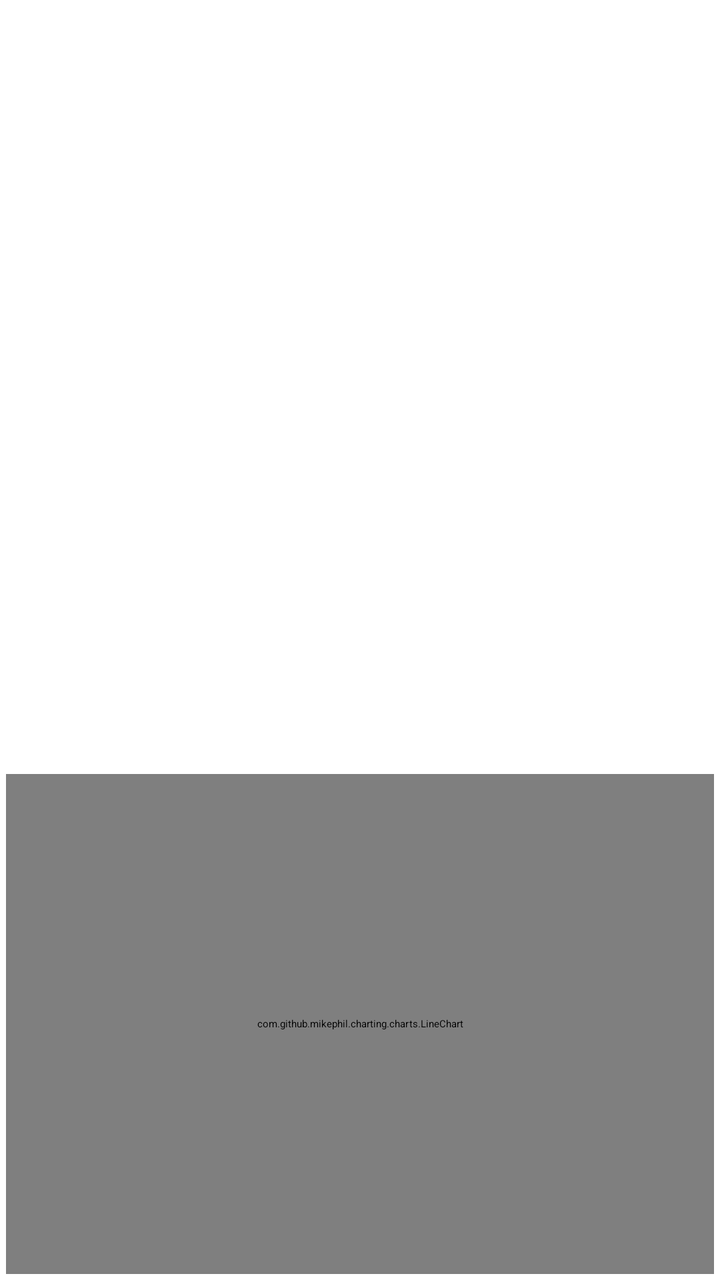
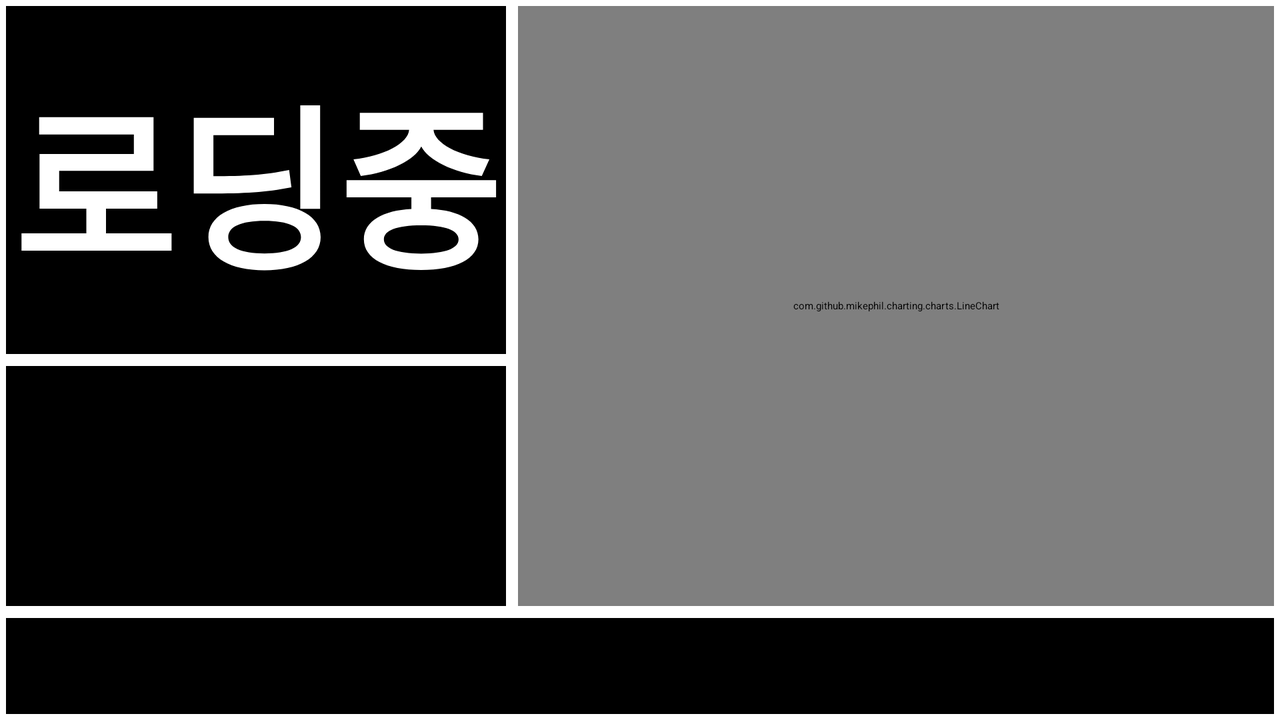

The same Android screen from two of the app's own layout files: first res/layout/ as a phone draws it, then the repository's variant for another configuration, drawn on a device whose configuration selects that folder. Both files follow.
<!-- AndroidManifest.xml: application theme Theme.NightViewer -->
<!-- res/layout/multiview_screen.xml -->
<?xml version="1.0" encoding="utf-8"?>
<androidx.constraintlayout.widget.ConstraintLayout xmlns:android="http://schemas.android.com/apk/res/android"
    xmlns:app="http://schemas.android.com/apk/res-auto"
    android:id="@+id/mainlayout1"
    android:layout_width="match_parent"
    android:layout_height="match_parent"
    android:background="?attr/fullscreenBackgroundColor"
    android:theme="@style/ThemeOverlay.NightViewer.FullscreenContainer"
    android:resizeableActivity="true">

    <androidx.constraintlayout.widget.Guideline
        android:id="@+id/guideline"
        android:layout_width="wrap_content"
        android:layout_height="wrap_content"
        android:orientation="horizontal"
        app:layout_constraintGuide_percent="0.0" />

    
    <androidx.constraintlayout.widget.Guideline
        android:id="@+id/guideline1"
        android:layout_width="wrap_content"
        android:layout_height="wrap_content"
        android:orientation="horizontal"
        app:layout_constraintGuide_percent="0.3" />

    
    <androidx.constraintlayout.widget.Guideline
        android:id="@+id/guideline2"
        android:layout_width="wrap_content"
        android:layout_height="wrap_content"
        android:orientation="horizontal"
        app:layout_constraintGuide_percent="0.45" />

    <androidx.constraintlayout.widget.Guideline
        android:id="@+id/guideline3"
        android:layout_width="wrap_content"
        android:layout_height="wrap_content"
        android:orientation="horizontal"
        app:layout_constraintGuide_percent="0.6" />

    
    <TextView
        android:id="@+id/screen_bg"
        android:layout_width="0dp"
        android:layout_height="0dp"
        android:keepScreenOn="true"
        android:textColor="@android:color/white"
        android:textStyle="bold"
        android:gravity="center"
        android:includeFontPadding="false"
        android:autoSizeTextType="uniform"
        android:autoSizeMinTextSize="10sp"
        android:autoSizeMaxTextSize="10000sp"
        android:layout_margin="3dp"
        android:maxLines="1"
        android:text=""
        app:layout_constraintTop_toTopOf="parent"
        app:layout_constraintBottom_toTopOf="@id/guideline1"
        app:layout_constraintStart_toStartOf="parent"
        app:layout_constraintEnd_toEndOf="parent" />

    
    <TextView
        android:id="@+id/screen_direction"
        android:layout_width="0dp"
        android:layout_height="0dp"
        android:gravity="center"
        android:includeFontPadding="false"
        android:keepScreenOn="true"
        android:text="로딩중"
        android:maxLines="1"
        android:textColor="@android:color/white"
        android:padding="3sp"
        android:layout_margin="3dp"
        android:autoSizeTextType="uniform"
        android:autoSizeMinTextSize="10sp"
        android:autoSizeMaxTextSize="10000sp"
        android:textStyle="bold"
        app:layout_constraintTop_toTopOf="@id/guideline1"
        app:layout_constraintBottom_toTopOf="@id/guideline2"
        app:layout_constraintStart_toStartOf="parent"
        app:layout_constraintEnd_toEndOf="parent" />

    
    <TextView
        android:id="@+id/screen_info"
        android:layout_width="0dp"
        android:layout_height="0dp"
        android:keepScreenOn="true"
        android:textColor="@android:color/white"
        android:textStyle="bold"
        android:gravity="center"
        android:includeFontPadding="false"
        android:padding="3sp"
        android:autoSizeTextType="uniform"
        android:layout_margin="3dp"
        android:maxLines="2"
        android:text=""
        app:layout_constraintTop_toTopOf="@id/guideline2"
        app:layout_constraintBottom_toBottomOf="@id/guideline3"
        app:layout_constraintStart_toStartOf="parent"
        app:layout_constraintEnd_toEndOf="parent" />

    <com.github.mikephil.charting.charts.LineChart
        android:id="@+id/lineChart"
        android:layout_width="0dp"
        android:layout_height="0dp"
        app:layout_constraintBottom_toBottomOf="parent"
        app:layout_constraintEnd_toEndOf="parent"
        app:layout_constraintHorizontal_bias="0.0"
        app:layout_constraintStart_toStartOf="parent"
        app:layout_constraintTop_toBottomOf="@+id/guideline3"
        android:layout_margin="3dp"
        app:layout_constraintVertical_bias="1.0" />
    <LinearLayout xmlns:android="http://schemas.android.com/apk/res/android"
        android:orientation="vertical"
        android:layout_width="match_parent"
        android:layout_height="match_parent"
        android:gravity="center"
        android:padding="16dp">


    </LinearLayout>

</androidx.constraintlayout.widget.ConstraintLayout>
<!-- resources referenced by this layout -->
<resources>
  <style name="ThemeOverlay.NightViewer.FullscreenContainer" parent="">
          <item name="fullscreenBackgroundColor">@color/Black</item>
          <item name="fullscreenTextColor">@color/White</item>
      </style>
  <style name="Theme.NightViewer" parent="Theme.MaterialComponents.DayNight.DarkActionBar">
          
          <item name="colorPrimary">@color/Black</item>
          <item name="colorPrimaryVariant">@color/Black</item>
          <item name="colorOnPrimary">@color/White</item>
          
          <item name="android:statusBarColor" tools:targetApi="l">?attr/colorPrimaryVariant</item>
          
      </style>
  <color name="Black">#000000</color>
  <color name="White">#FFFFFF</color>
</resources>
<!-- res/layout-land/multiview_screen.xml (the repository's variant of the layout above) -->
<!-- drawn on the phone turned sideways -->
<androidx.constraintlayout.widget.ConstraintLayout xmlns:android="http://schemas.android.com/apk/res/android"
    xmlns:app="http://schemas.android.com/apk/res-auto"
    android:id="@+id/mainlayout1"
    android:layout_width="match_parent"
    android:layout_height="match_parent"
    android:background="?attr/fullscreenBackgroundColor"
    android:theme="@style/ThemeOverlay.NightViewer.FullscreenContainer"
    android:resizeableActivity="true">

    <androidx.constraintlayout.widget.Guideline
        android:id="@+id/guideline"
        android:layout_width="wrap_content"
        android:layout_height="wrap_content"
        android:orientation="horizontal"
        app:layout_constraintGuide_percent="0.0" />

    
    <androidx.constraintlayout.widget.Guideline
        android:id="@+id/guideline1"
        android:layout_width="wrap_content"
        android:layout_height="wrap_content"
        android:orientation="vertical"
        app:layout_constraintGuide_percent="0.4" />

    
    <androidx.constraintlayout.widget.Guideline
        android:id="@+id/guideline2"
        android:layout_width="wrap_content"
        android:layout_height="wrap_content"
        android:orientation="horizontal"
        app:layout_constraintGuide_percent="0.85" />

    <androidx.constraintlayout.widget.Guideline
        android:id="@+id/guideline3"
        android:layout_width="wrap_content"
        android:layout_height="wrap_content"
        android:orientation="horizontal"
        app:layout_constraintGuide_percent="0.5" />

    

    

    

    <TextView
        android:id="@+id/screen_bg"
        android:layout_width="0dp"
        android:layout_height="0dp"
        android:autoSizeMaxTextSize="10000sp"
        android:autoSizeMinTextSize="10sp"
        android:autoSizeTextType="uniform"
        android:background="@android:color/black"
        android:gravity="center"
        android:includeFontPadding="false"
        android:keepScreenOn="true"
        android:maxLines="1"
        android:padding="3sp"
        android:text="로딩중"
        android:textColor="@android:color/white"
        android:layout_margin="3dp"
        android:textStyle="bold"
        app:layout_constraintBottom_toTopOf="@id/guideline3"
        app:layout_constraintEnd_toStartOf="@id/guideline1"
        app:layout_constraintHorizontal_bias="1.0"
        app:layout_constraintStart_toStartOf="parent"
        app:layout_constraintTop_toTopOf="@id/guideline"
        app:layout_constraintVertical_bias="0.0" />

    <TextView
        android:id="@+id/screen_direction"
        android:layout_width="0dp"
        android:layout_height="0dp"
        android:autoSizeMaxTextSize="10000sp"
        android:autoSizeMinTextSize="10sp"
        android:autoSizeTextType="uniform"
        android:background="@android:color/black"
        android:gravity="center"
        android:includeFontPadding="false"
        android:keepScreenOn="true"
        android:layout_margin="3dp"
        android:maxLines="1"
        android:padding="3sp"
        android:text=""
        android:textColor="@android:color/white"
        android:textStyle="bold"
        app:layout_constraintBottom_toTopOf="@id/guideline2"
        app:layout_constraintEnd_toStartOf="@+id/guideline1"
        app:layout_constraintHorizontal_bias="1.0"
        app:layout_constraintStart_toStartOf="parent"
        app:layout_constraintTop_toTopOf="@id/guideline3"
        app:layout_constraintVertical_bias="1.0" />

    <TextView
        android:id="@+id/screen_info"
        android:layout_width="0dp"
        android:layout_height="0dp"
        android:keepScreenOn="true"
        android:textColor="@android:color/white"
        android:textStyle="bold"
        android:background="@android:color/black"
        android:gravity="center"
        android:includeFontPadding="false"
        android:padding="3sp"
        android:layout_margin="3dp"
        android:autoSizeTextType="uniform"
        android:maxLines="2"
        android:text=""
        app:layout_constraintTop_toTopOf="@id/guideline2"
        app:layout_constraintBottom_toBottomOf="parent"
        app:layout_constraintStart_toStartOf="parent"
        app:layout_constraintEnd_toEndOf="parent" />

    <com.github.mikephil.charting.charts.LineChart
        android:id="@+id/lineChart"
        android:layout_width="0dp"
        android:layout_margin="3dp"
        android:layout_height="0dp"
        app:layout_constraintBottom_toTopOf="@id/guideline2"
        app:layout_constraintEnd_toEndOf="parent"
        app:layout_constraintHorizontal_bias="0.0"
        app:layout_constraintStart_toEndOf="@+id/guideline1"
        app:layout_constraintTop_toTopOf="@+id/guideline"
        app:layout_constraintVertical_bias="1.0" />

</androidx.constraintlayout.widget.ConstraintLayout>
